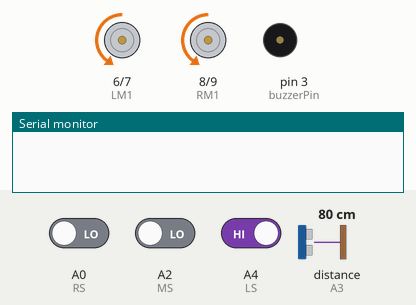
Bench run of a sketch on a simulated Arduino Uno, built with avr-gcc and run on an emulated ATmega328P. On the bench: motor-driver pin pairs drawn as motors (green arrow = first pin HIGH = forward, orange = second pin HIGH = backward, longer = more drive, scaled by the enable pin), buzzer (waves = sounding, pin HIGH), the last lines printed to the serial monitor. Wiring (inferred from the names in the program): ultrasonic range finder: trigger A5; echo A3. Inputs (shaded band) come from the test bench; at power-on: distance to the obstacle (sensor on A3) 80 cm, A2 (MS) LOW, A0 (RS) LOW, A4 (LS) HIGH. The echo pulse lasts 58.3 µs per cm; pins used as bus, display or sensor lines are not drawn.

Above: at 1.2 s.
1.3 s: distance to the obstacle (sensor on A3) set to 12 cm
2.8 s: distance to the obstacle (sensor on A3) set to 9 cm
At 3.2 s:
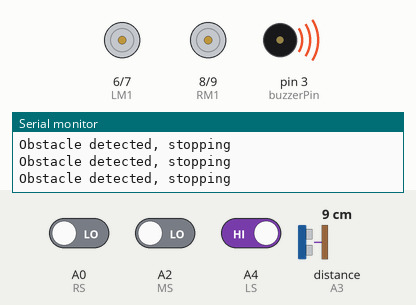
4.3 s: distance to the obstacle (sensor on A3) set to 18 cm
At 4.8 s:
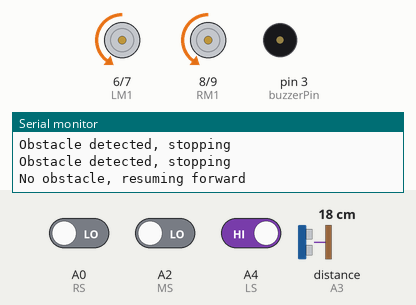
5.8 s: A2 (MS) driven HIGH
At 6.7 s:
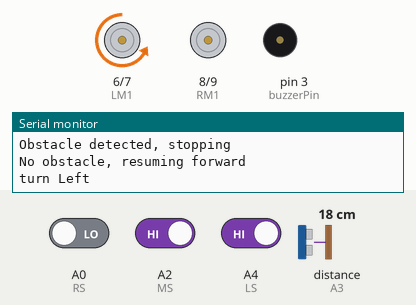
7.3 s: A0 (RS) driven HIGH
At 8.7 s:
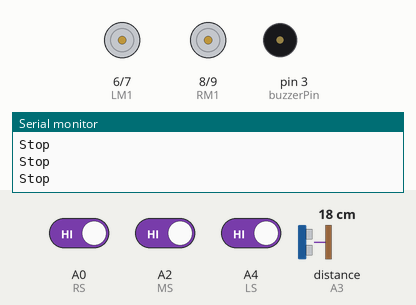
9.3 s: A4 (LS) driven LOW
At 10.5 s:
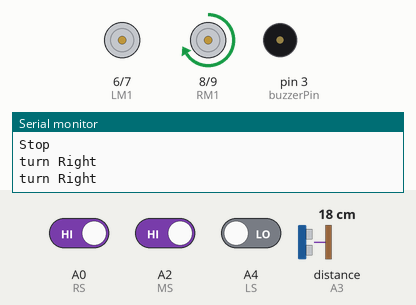
Timing chart, 0 to 11.8 s (numbered marks = the images above; inputs shaded):
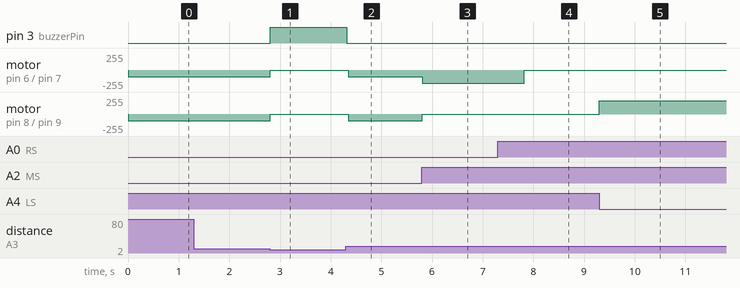

The sketch:

FinalRobot.ino
```cpp
#define MS A2      // Middle Sensor
#define LS A4      // Left sensor
#define RS A0      // Right sensor

#define enA 5 // Enable1 L298 Pin enA
#define enB 10 // Enable2 L298 Pin enB
#define LM1 6  // left motor
#define LM2 7  // left motor
#define RM1 8  // right motor
#define RM2 9  // right motor

// Define pins for Ultrasonic sensor
#define trigPin A5
#define echoPin A3
#define obstacleDistance 10 // Distance in cm to consider an obstacle

// Define pin for Buzzer
#define buzzerPin 3

bool wasObstacleDetected = false;

void setup() {
  Serial.begin(9600);
  pinMode(MS, INPUT);
  pinMode(LS, INPUT);
  pinMode(RS, INPUT);
  pinMode(LM1, OUTPUT);
  pinMode(LM2, OUTPUT);
  pinMode(RM1, OUTPUT);
  pinMode(RM2, OUTPUT);
  pinMode(trigPin, OUTPUT);
  pinMode(echoPin, INPUT);
  pinMode(buzzerPin, OUTPUT);  // Set the buzzer pin as output

  analogWrite(enA, 90); // Write The Duty Cycle 0 to 255 Enable Pin A for Motor1 Speed
  analogWrite(enB, 90);
}

void loop() {
  bool middleSensor = digitalRead(MS);
  bool leftSensor = digitalRead(LS);
  bool rightSensor = digitalRead(RS);
  int distance = measureDistance();

  if (distance < obstacleDistance) { // If an obstacle is detected
    stopMotors();
    Serial.println("Obstacle detected, stopping");
    digitalWrite(buzzerPin, HIGH); // Turn on the buzzer
    wasObstacleDetected = true; // Set flag to true
  } else {
    digitalWrite(buzzerPin, LOW); // Turn off the buzzer
    if (wasObstacleDetected) {
      // Resume forward movement if obstacle was previously detected
      Serial.println("No obstacle, resuming forward");
      moveForward();
      wasObstacleDetected = false; // Reset the flag
    } else {
      if (middleSensor) { // Middle Sensor On Line
        if (!leftSensor && !rightSensor) { // LS and RS not on line
          Serial.println("Move Forward");
          moveForward();
        } else if (leftSensor && !rightSensor) { // turn Left
          Serial.println("turn Left");
          turnLeft();
        } else if (!leftSensor && rightSensor) { // turn Right
          Serial.println("turn Right");
          turnRight();
        } else if (leftSensor && rightSensor) { // Stop
          stopMotors();
          Serial.println("Stop");
        }
      } else if (leftSensor && !middleSensor && !rightSensor) {
        shapeRight();
      } else if (!leftSensor && !middleSensor && rightSensor) {
        shapeLeft();
      }
    }
  }

  delay(5);
}

void moveForward() {
  analogWrite(enA, 90); // Write The Duty Cycle 0 to 255 Enable Pin A for Motor1 Speed
  analogWrite(enB, 90);
  digitalWrite(LM1, LOW);
  digitalWrite(LM2, HIGH);
  digitalWrite(RM1, HIGH);
  digitalWrite(RM2, LOW);
}

void turnLeft() {
  analogWrite(enA, 200); // Write The Duty Cycle 0 to 255 Enable Pin A for Motor1 Speed
  analogWrite(enB, 200);
  digitalWrite(LM1, LOW);
  digitalWrite(LM2, HIGH);
  digitalWrite(RM1, LOW);
  digitalWrite(RM2, LOW);
  delay(1000);
}

void turnRight() {
  analogWrite(enA, 200); // Write The Duty Cycle 0 to 255 Enable Pin A for Motor1 Speed
  analogWrite(enB, 200);
  digitalWrite(LM1, LOW);
  digitalWrite(LM2, LOW);
  digitalWrite(RM1, HIGH);
  digitalWrite(RM2, LOW);
  delay(1000);
}

void shapeRight() {
  analogWrite(enA, 100); // Reduce speed for turning
  analogWrite(enB, 100); // Reduce speed for turning
  digitalWrite(LM1, LOW); // Left Motor backward Pin
  digitalWrite(LM2, HIGH); // Left Motor forward Pin
  digitalWrite(RM1, LOW); // Right Motor forward Pin
  digitalWrite(RM2, HIGH); // Right Motor backward Pin
}

void shapeLeft() {
  analogWrite(enA, 100); // Reduce speed for turning
  analogWrite(enB, 100); // Reduce speed for turning
  digitalWrite(LM1, HIGH); // Left Motor backward Pin
  digitalWrite(LM2, LOW); // Left Motor forward Pin
  digitalWrite(RM1, HIGH); // Right Motor forward Pin
  digitalWrite(RM2, LOW); // Right Motor backward Pin
}

void stopMotors() {
  digitalWrite(LM1, LOW);
  digitalWrite(LM2, LOW);
  digitalWrite(RM1, LOW);
  digitalWrite(RM2, LOW);
}

int measureDistance() {
  digitalWrite(trigPin, LOW);
  delayMicroseconds(2);
  digitalWrite(trigPin, HIGH);
  delayMicroseconds(10);
  digitalWrite(trigPin, LOW);
  long duration = pulseIn(echoPin, HIGH);
  int distance = duration * 0.034 / 2; // Convert duration to distance
  return distance;
}
```

Measured:
- the behaviour switches between 11 and 10 cm on distance to the obstacle (sensor on A3) (found by bisection; images 0 and 1)
- after the input at 1.3 s, every drawn part: stays the same
- after the input at 2.8 s, pin 3 (buzzerPin): LOW → HIGH at once; motor on pin 6 (LM1) / pin 7 (LM2), motor on pin 8 (RM1) / pin 9 (RM2): backward 100/255 → stopped at once
- after the input at 4.3 s, pin 3 (buzzerPin): HIGH → LOW at once; motor on pin 6 (LM1) / pin 7 (LM2), motor on pin 8 (RM1) / pin 9 (RM2): stopped → backward 100/255 after 0.05 s
- after the input at 5.8 s, motor on pin 6 (LM1) / pin 7 (LM2): backward 100/255 → backward 200/255 at once; motor on pin 8 (RM1) / pin 9 (RM2): backward 100/255 → stopped at once
- after the input at 7.3 s, motor on pin 6 (LM1) / pin 7 (LM2): backward 200/255 → stopped after 0.52 s
- after the input at 9.3 s, motor on pin 8 (RM1) / pin 9 (RM2): stopped → forward 200/255 at once
